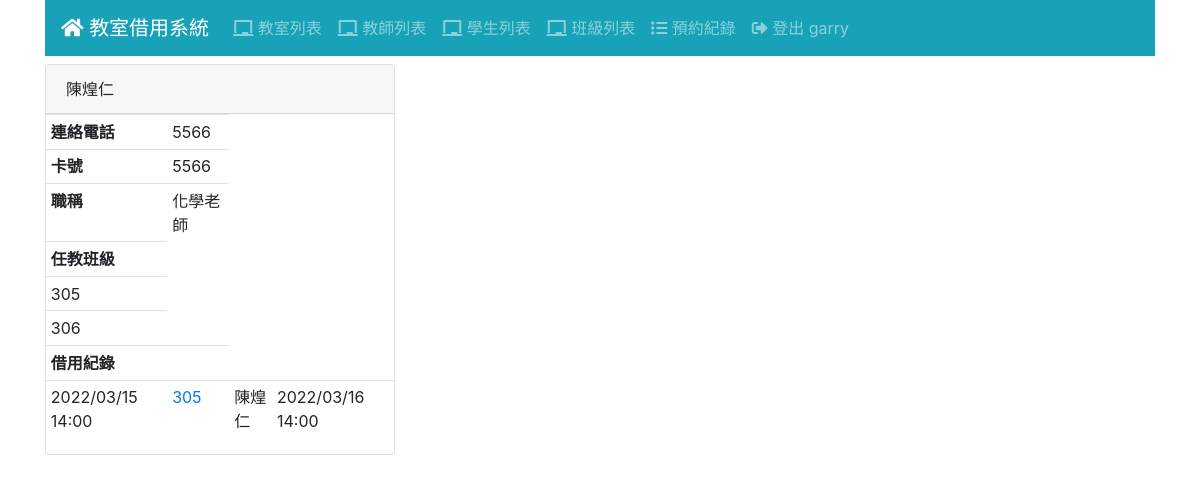
Screenshot of /teacher/1/ (signed in) with the database file from the repository.
### teacher/models.py (models this page shows, shortened)
class Teacher(Model):
    realname = CharField('姓名', max_length=32)
    tea_classes=models.ManyToManyField(Classes)
    tel = CharField('連絡電話', max_length=10)
    role= CharField('職稱', max_length=20)  #ex:訓育組長、教務主任、高中部數學老師
    cardid= CharField('卡號', max_length=30)

### classes/models.py (models this page shows)
class Classes(Model):
    name = CharField('班級名稱', max_length=30)
    def __str__(self):
        return "{}".format(
            self.name
        )

### log/models.py (models this page shows, shortened)
class Log(Model):
    ST_OPTIONS = [
        (0,'即將使用'),
        (1,'使用中'),
        (2,'使用完畢')
    ]
    teacher = ForeignKey(Teacher, CASCADE)
    room = ForeignKey(Room, CASCADE)
    reserve = DateTimeField('登記時間', null=True)
    end = DateTimeField('結束使用時間', null=True)
    workstatus = IntegerField('資料狀態', default=0 , choices=ST_OPTIONS)

### room/models.py (models this page shows)
class Room(Model):
    ST_OPTIONS = [
        (0,'使用中'),
        (1,'開放使用')
    ]
    name = CharField('教室名稱', max_length=48)
    preface = ImageField('教室圖片', blank=True)
    detail = TextField('詳細資訊', blank=True)
    status = IntegerField('狀態', default=0 , choices=ST_OPTIONS)

### teacher/views.py (the view)
# urls.py: path('<int:pk>/', TeacherView.as_view(), name='teacher_view'),
class TeacherView(LoginRequiredMixin, DetailView):
    model = Teacher
    def get_context_data(self, **kwargs):
        context=super().get_context_data(**kwargs)
        classes=Teacher.objects.filter(id=self.kwargs['pk'])
        tea_classes=classes[0]
        context['tea_classes']=tea_classes.tea_classes.all
        return context

### templates/teacher/teacher_detail.html
{% extends "base.html" %}
{% block content %}
<div id="teacher-detail">
  <div class="row">
    <div class="col-md-4">
      <div class="card">
        <div class="card-header">
          {{ teacher.realname }}
        </div>
        <table class="table table-sm">
          <tr>
            <th>連絡電話</th>
            <td>{{ teacher.tel }}</td>
          </tr>
          <tr>
            <th>卡號</th>
            <td>{{ teacher.cardid }}</td>
          </tr>
          <tr>
            <th>職稱</th>
            <td>{{ teacher.role }}</td>
          </tr>
          <tr>
            <th>任教班級</th>
            {% for classes_list in tea_classes %}
            <tr>
            <td>{{ classes_list }}</td>
            </tr>
            {% endfor %}
          </tr>
          <tr>
            <th>借用紀錄</th>
            <td>
              {% for log in teacher.log_set.all %}
                <tr>
                  <td>{{ log.reserve|date:"Y/m/d H:i" }}</td>
                    <td>
                      <a href="{% url 'room_view' log.room.id %}">
                      {{ log.room.name }}
                      </a>
                    </td>
                    <td>
                      {{ log.teacher.realname }}
                    </td>
                  <td>{{ log.end|date:"Y/m/d H:i" }}</td>
                </tr>
              {% endfor %}
            </td>
          </tr>
        </table>
      </div>
    </div>
    <div class="col-md-8">
    </div>
  </div>
</div>
{% endblock %}

### templates/navbar.html (shortened to what this page needs)
<nav class="navbar navbar-expand-md navbar-dark bg-info mb-2">
    <a class="navbar-brand" href="/"><i class="fas fa-home"></i> 教室借用系統</a>
    <div class="collapse navbar-collapse" id="navbarNav">
      <ul class="navbar-nav">
        <li class="nav-item">
            <a href="{% url 'room_list' %}" class="nav-link">
              <i class="fas fa-chalkboard"></i> 教室列表
            </a>
        </li>
        {% if user.is_authenticated %}
        <li class="nav-item">
          <a href="{% url 'teacher_list' %}" class="nav-link">
            <i class="fas fa-chalkboard"></i> 教師列表
          </a>
        </li>
        <li class="nav-item">
          <a href="{% url 'student_list' %}" class="nav-link">
            <i class="fas fa-chalkboard"></i> 學生列表
          </a>
        </li>
        <li class="nav-item">
          <a href="{% url 'classes_list' %}" class="nav-link">
            <i class="fas fa-chalkboard"></i> 班級列表
          </a>
        </li>
        <li class="nav-item">
          <a href="{% url 'log_list' %}" class="nav-link">
            <i class="fas fa-list"></i> 預約紀錄
          </a>
        </li>
        <li class="nav-item">
          <a href="{% url 'logout' %}" class="nav-link">
            <i class="fas fa-sign-out-alt"></i> 登出 {{ user.username }}
          </a>
        </li>
        {% else %}
        <li class="nav-item">
          <a href="{% url 'login' %}" class="nav-link">
            <i class="fas fa-sign-in-alt"></i>登入
          </a>
        </li>
        {% endif %}
      </ul>
    </div>
  </nav>

### rows the page displays
Teacher: realname "陳煌仁", tel "5566", cardid "5566", role "化學老師"
Classes: name "305"
Classes: name "306"
Log: reserve "2022/03/15 14:00", room.name "305", teacher.realname "陳煌仁", end "2022/03/16 14:00"

### other values shown
{{ user.username }} "garry"
